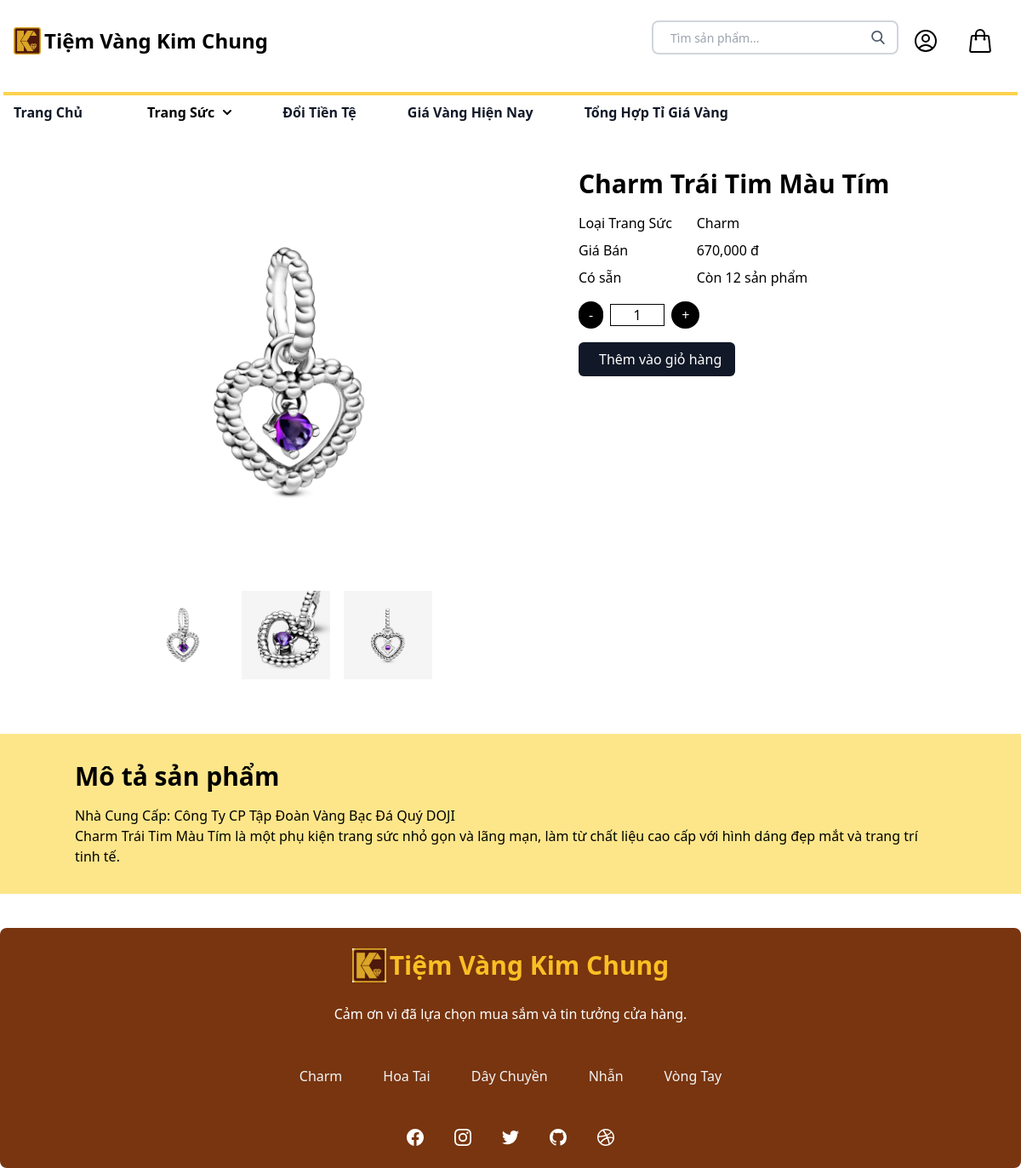
The page /home/xemchitiet.php?id=42 on the database its author committed.
### tables this page shows
CREATE TABLE `sanpham` (
  `MaSanPham` int(5) NOT NULL,
  `TenSanPham` varchar(100) NOT NULL,
  `MaLoaiTrangSuc` int(5) NOT NULL,
  `GiaBan` float NOT NULL,
  `MaNhaCungCap` int(5) NOT NULL,
  `MoTa` varchar(1000) NOT NULL,
  `Anh` varchar(100) NOT NULL,
  `Anh2` varchar(100) NOT NULL,
  `Anh3` varchar(100) NOT NULL,
  `SoLuong` varchar(50) NOT NULL
);

CREATE TABLE `loaitrangsuc` (
  `MaLoaiTrangSuc` int(5) NOT NULL,
  `TenLoaiTrangSuc` varchar(100) NOT NULL
);

CREATE TABLE `nhacungcap` (
  `MaNhaCungCap` int(5) NOT NULL,
  `TenNhaCungCap` varchar(100) NOT NULL,
  `Email` varchar(50) NOT NULL,
  `DiaChi` varchar(100) NOT NULL,
  `SoDienThoai` varchar(11) NOT NULL
);

### home/xemchitiet.php (the view, shortened to what this page needs)
<?php
include 'header.php';
$id = "";
if (isset($_GET["id"])) {
    $id = $_GET["id"];
}
$result = mysqli_query(
    $conn,
    "SELECT * FROM sanpham
    JOIN nhacungcap ON sanpham.MaNhaCungCap = nhacungcap.MaNhaCungCap
    JOIN loaitrangsuc ON sanpham.MaLoaiTrangSuc = loaitrangsuc.MaLoaiTrangSuc
    WHERE MaSanPham = '$id'
    LIMIT 1"
);
?>
<?php if (mysqli_num_rows($result) <> 0) : ?>
    <?php while ($row = mysqli_fetch_assoc($result)) : ?>
        <section class="bg-white py-8">
            <div class="container mx-auto">
                <div class="flex flex-wrap">
                    <div class="w-full md:w-1/2 px-4 mb-8">
                        <div class="">
                            <img id="mainImage" class=" w-full h-auto" src="<?php echo $row['Anh']; ?>" alt="Product image">
                            <div class="flex justify-center mt-4">
                                <img class="w-1/4 pr-4" src="<?php echo $row['Anh']; ?>" alt="Thumbnail 1" onclick="changeImage('<?php echo $row['Anh']; ?>')">
                                <img class="w-1/4 pr-4" src="<?php echo $row['Anh2']; ?>" alt="Thumbnail 2" onclick="changeImage('<?php echo $row['Anh2']; ?>')">
                                <?php if (!empty($row['Anh3'])) : ?>
                                    <img class="w-1/4 pr-4" src="<?php echo $row['Anh3']; ?>" alt="Thumbnail 3" onclick="changeImage('<?php echo $row['Anh3']; ?>')">
                                <?php endif; ?>
                            </div>
                        </div>
                    </div>
                    <div class="w-full md:w-1/2 px-4 pl-20">
                        <h2 class="text-3xl font-semibold mb-4"><?php echo $row['TenSanPham']; ?></h2>
                        <dl>
                            <div class="flex mb-2">
                                <dt class="w-1/3">Loại Trang Sức</dt>
                                <dd class="w-2/3"><?php echo $row['TenLoaiTrangSuc']; ?></dd>
                            </div>
                            <div class="flex mb-2">
                                <dt class="w-1/3">Giá Bán</dt>
                                <dd class="w-2/3"><?php echo number_format($row['GiaBan'], 0, '.', ','); ?> đ</dd>
                            </div>
                            <div class="flex mb-2">
                                <dt class="w-1/3">Có sẵn</dt>
                                <dd class="w-2/3">Còn <?php echo $row['SoLuong']; ?> sản phẩm</dd>
                            </div>
                        </dl>
                        <div class="flex items-center mt-4">
                            <button id="button-minus" class="bg-black hover:bg-yellow-600 text-white px-3 py-1 rounded-full mr-2">-</button>
                            <input id="ipQuantity" type="text" class="w-16 text-center border border-black" value="1" readonly="readonly">
                            <button id="button-plus" class="bg-black hover:bg-yellow-600 text-white px-3 py-1 rounded-full ml-2">+</button>
                        </div>
                        <div class="mt-4">
                            <button id="addtocart" class="bg-gray-900 hover:bg-yellow-600 text-white px-4 py-2 rounded-md " onclick="addToCart('<?php echo $id; ?>')">
                                <span class="ml-2">Thêm vào giỏ hàng</span>
                            </button>
                        </div>
                    </div>
                </div>
            </div>
        </section>
        <section class="bg-yellow-200 py-8">
            <div class="container mx-auto">
                <div class="text-3xl font-semibold mb-4">Mô tả sản phẩm</div>
                <p>Nhà Cung Cấp: <?php echo $row['TenNhaCungCap']; ?></p>
                <p><?php echo $row['MoTa']; ?></p>
            </div>
        </section>
    <?php endwhile; ?>
<?php endif; ?>
<?php include 'footer.php' ?>

### rows shown on the page
sanpham: Anh (picture), Anh2 (picture), Anh3 (picture), TenSanPham "Charm Trái Tim Màu Tím", MaLoaiTrangSuc.TenLoaiTrangSuc "Charm", GiaBan "670,000", SoLuong "12", MaNhaCungCap.TenNhaCungCap "Công Ty CP Tập Đoàn Vàng Bạc Đá Quý DOJI", MoTa "Charm Trái Tim Màu Tím là một phụ kiện trang sức nhỏ gọn và lãng mạn, làm từ chất liệu cao cấp với hình dáng đẹp mắt và trang trí tinh tế."
